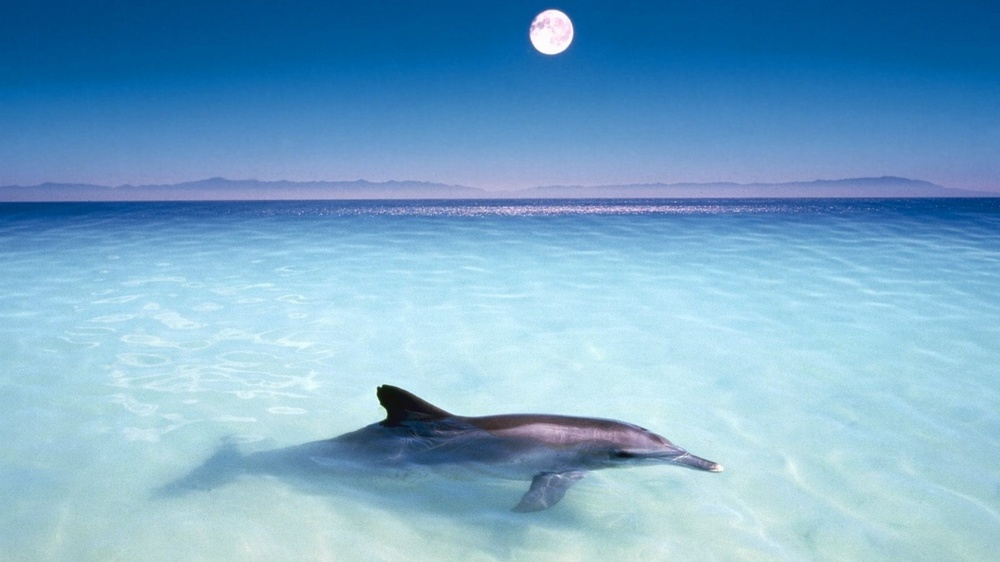
#> input picture dolphin.jpg, 1000 x 562 px, shrunk from 1920 x 1080 before the run
$ python 'Assignment5 - watershed algorithm (Nilatil Moena).py'
#> lines starting #> are read from the running program, lines starting #| are printed output that depends on the picture
# NILATIL MOENA (1313618002)
# Ilmu Komputer 2018
# Assignment 5

# Implementation of: Watershed algorithm
# Algoritma mampu mendeteksi tepi

# Python Imaging Library/ PIL
# mendukungan untuk membuka, memanipulasi, dan menyimpan banyak format file image/gambar yang berbeda.
from PIL import Image
# libraries dari skimage
from skimage import measure
from skimage.io import imread
from skimage.color import rgb2gray
from skimage.filters import sobel
import matplotlib.pyplot as plt

# Untuk image
# Menemukan image yang akan diproses dengan 'nama image.format image'
img = Image.open("dolphin.jpg")
#> img is the input picture: PIL image 1000x562 RGB; mean R, G, B 120.4, 169.3, 201.8
# Menampilkan image
img.show()

# Membaca image
img = imread("dolphin.jpg")

# Mengubah RGB menjadi grayscale
img_gray = rgb2gray(img)
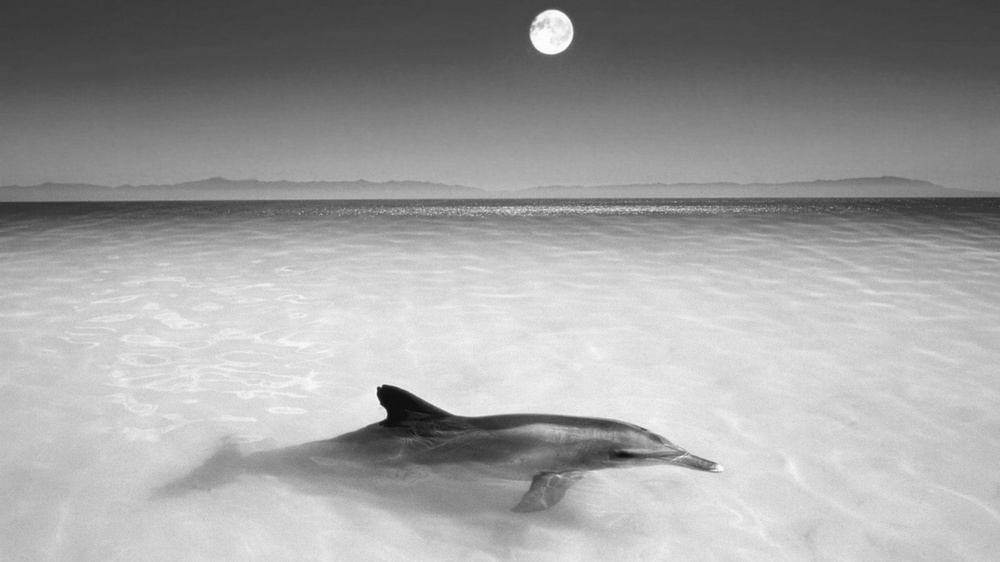
#> img_gray: shape (562, 1000) float64; min 0.0417, max 1, mean 0.632

# Fungsi sobel untuk menemukan tepi image
img_edges = sobel(img_gray)
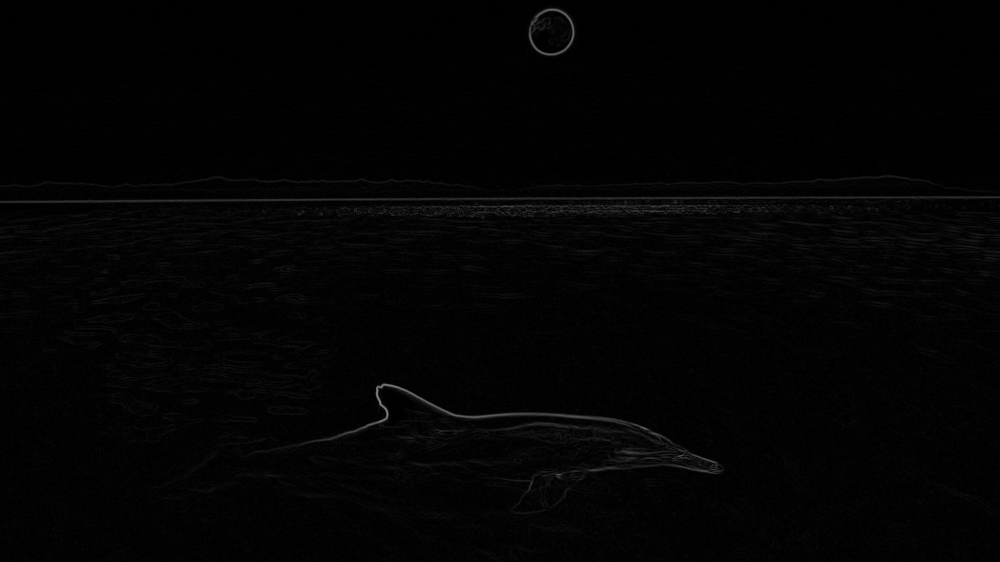
#> img_edges: shape (562, 1000) float64; min 0, max 0.542, mean 0.0144

# Menemukan contour pada image
contours = measure.find_contours(img_edges, 0.2)
#> contours = 76 point arrays, longest 789 points

# Menampilkan gambar
fig, ax = plt.subplots()
ax.imshow(img_edges, interpolation='nearest', cmap=plt.cm.gray)

for n, contour in enumerate(contours):
    ax.plot(contour[:, 1], contour[:, 0], linewidth=2)
#> this loop made 76 passes

ax.axis('image')
ax.set_xticks([])
ax.set_yticks([])

# Menampilkan hasil image
plt.show()
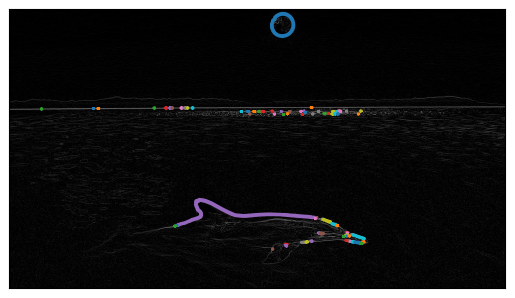
#> figure drawn by matplotlib, 1 panel
